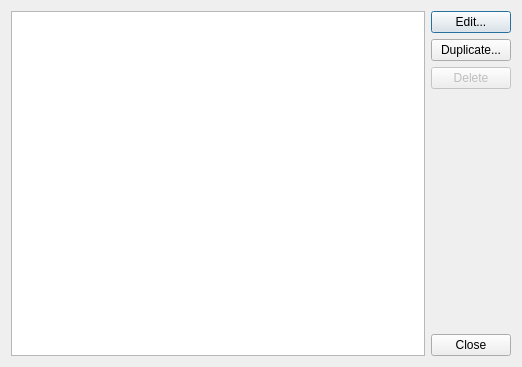
<?xml version="1.0" encoding="UTF-8"?>
<ui version="4.0">
 <class>MyFoodsUI</class>
 <widget class="QDialog" name="MyFoodsUI">
  <property name="windowModality">
   <enum>Qt::WindowModal</enum>
  </property>
  <property name="geometry">
   <rect>
    <x>0</x>
    <y>0</y>
    <width>522</width>
    <height>367</height>
   </rect>
  </property>
  <property name="windowTitle">
   <string>My Foods</string>
  </property>
  <layout class="QHBoxLayout" name="horizontalLayout">
   <item>
    <widget class="QListWidget" name="lstFoods"/>
   </item>
   <item>
    <layout class="QVBoxLayout" name="verticalLayout">
     <item>
      <widget class="QPushButton" name="btnEdit">
       <property name="text">
        <string>Edit...</string>
       </property>
      </widget>
     </item>
     <item>
      <widget class="QPushButton" name="btnDuplicate">
       <property name="text">
        <string>Duplicate...</string>
       </property>
      </widget>
     </item>
     <item>
      <widget class="QPushButton" name="btnDelete">
       <property name="enabled">
        <bool>false</bool>
       </property>
       <property name="text">
        <string>Delete</string>
       </property>
      </widget>
     </item>
     <item>
      <spacer name="verticalSpacer">
       <property name="orientation">
        <enum>Qt::Vertical</enum>
       </property>
       <property name="sizeHint" stdset="0">
        <size>
         <width>20</width>
         <height>40</height>
        </size>
       </property>
      </spacer>
     </item>
     <item>
      <widget class="QPushButton" name="btnClose">
       <property name="text">
        <string>Close</string>
       </property>
      </widget>
     </item>
    </layout>
   </item>
  </layout>
 </widget>
 <layoutdefault spacing="6" margin="11"/>
 <resources/>
 <connections/>
</ui>
